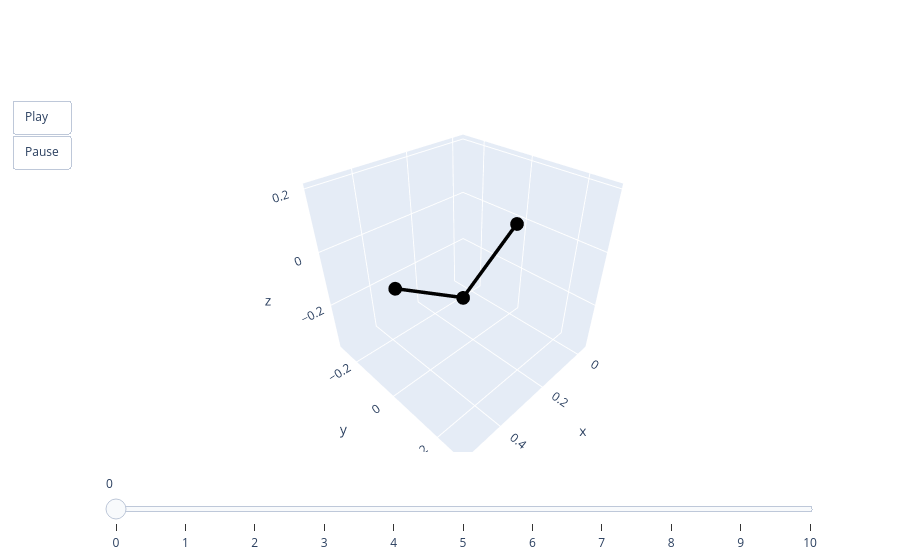

Notebook code cell kept with this figure:
### Code cell
print(pred.shape)
animate(pred[0,:])

### Figure 1 — Plotly figure (JSON) as saved in the notebook; plotly's stock layout.template omitted (floating-point values rounded to 4 significant figures)
{"data": [{"line": {"color": "black", "width": 7}, "mode": "lines+markers", "type": "scatter3d", "x": [0, 0.25, 0.5], "y": [0, -4.891e-06, 0], "z": [0, -0.169, 0]}], "layout": {"scene": {"aspectmode": "cube", "xaxis": {"autorange": false, "range": [-0.05, 0.55]}, "yaxis": {"autorange": false, "range": [-0.3, 0.3]}, "zaxis": {"autorange": false, "range": [-0.385, 0.215]}}, "sliders": [{"steps": [{"args": [["0"], {"frame": {"duration": 0, "redraw": true}, "mode": "immediate"}], "label": "0", "method": "animate"}, {"args": [["1"], {"frame": {"duration": 0, "redraw": true}, "mode": "immediate"}], "label": "1", "method": "animate"}, {"args": [["2"], {"frame": {"duration": 0, "redraw": true}, "mode": "immediate"}], "label": "2", "method": "animate"}, {"args": [["3"], {"frame": {"duration": 0, "redraw": true}, "mode": "immediate"}], "label": "3", "method": "animate"}, {"args": [["4"], {"frame": {"duration": 0, "redraw": true}, "mode": "immediate"}], "label": "4", "method": "animate"}, {"args": [["5"], {"frame": {"duration": 0, "redraw": true}, "mode": "immediate"}], "label": "5", "method": "animate"}, {"args": [["6"], {"frame": {"duration": 0, "redraw": true}, "mode": "immediate"}], "label": "6", "method": "animate"}, {"args": [["7"], {"frame": {"duration": 0, "redraw": true}, "mode": "immediate"}], "label": "7", "method": "animate"}, {"args": [["8"], {"frame": {"duration": 0, "redraw": true}, "mode": "immediate"}], "label": "8", "method": "animate"}, {"args": [["9"], {"frame": {"duration": 0, "redraw": true}, "mode": "immediate"}], "label": "9", "method": "animate"}, {"args": [["10"], {"frame": {"duration": 0, "redraw": true}, "mode": "immediate"}], "label": "10", "method": "animate"}]}], "updatemenus": [{"buttons": [{"args": [null, {"frame": {"duration": 50, "redraw": true}, "fromcurrent": true}], "label": "Play", "method": "animate"}, {"args": [[null], {"frame": {"duration": 0, "redraw": true}, "mode": "immediate"}], "label": "Pause", "method": "animate"}], "showactive": false, "type": "buttons"}]}}
